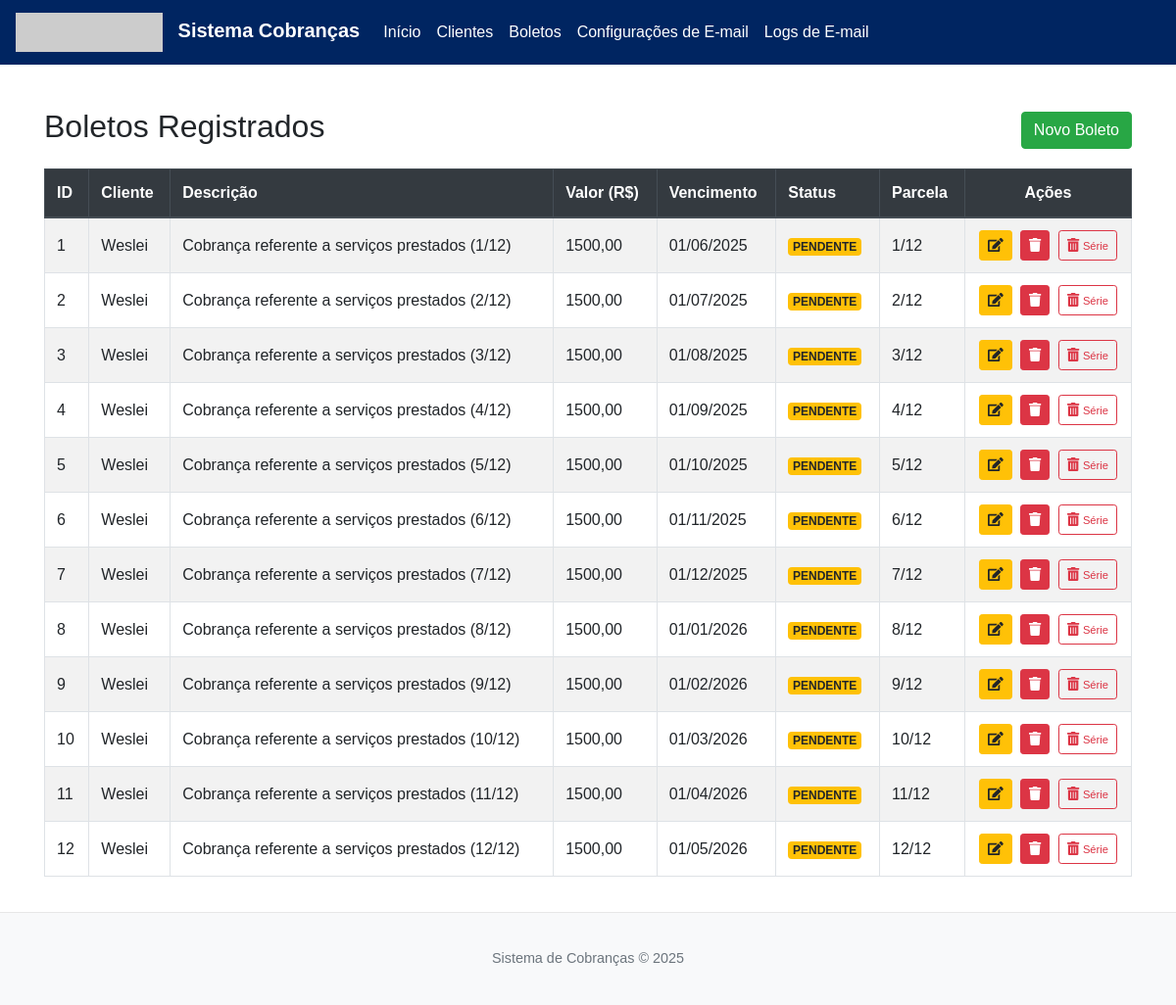
The app's page /boletos, older data.
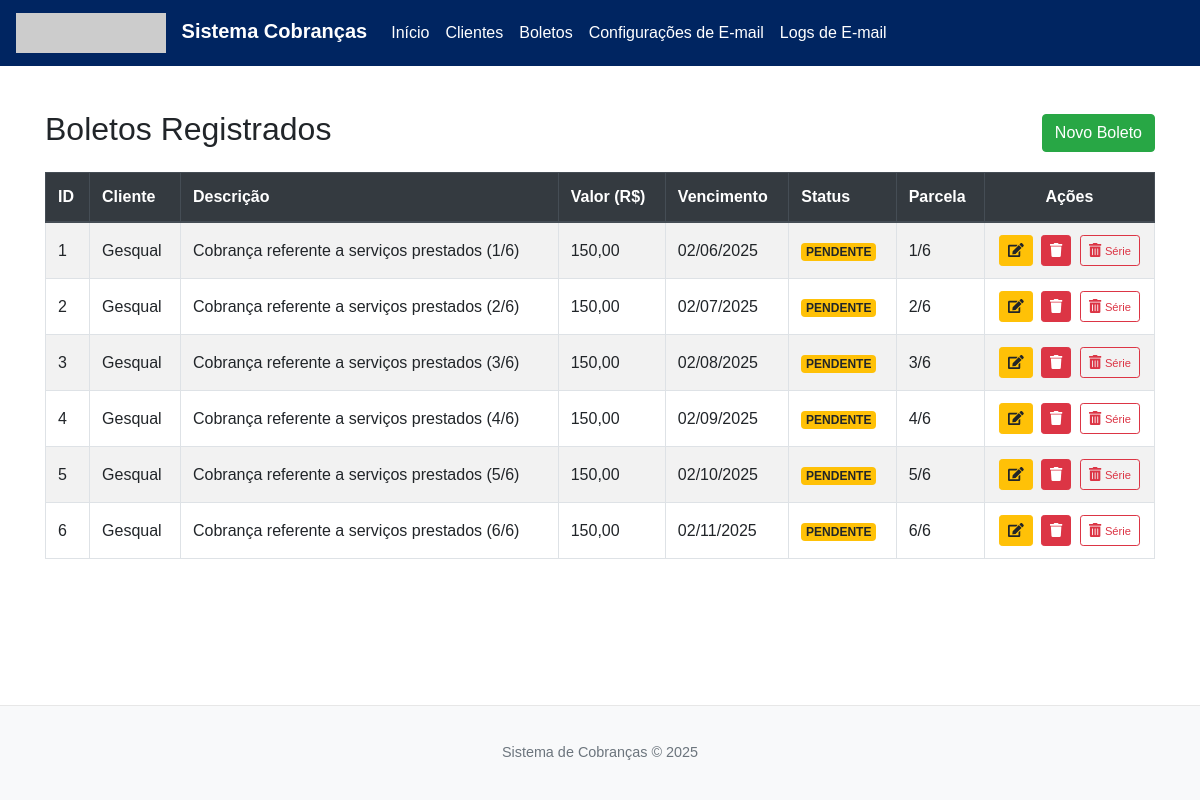
The same page, newer data.
### database.py (models this page shows, shortened)
class Boleto(db.Model):
    __tablename__ = 'boleto'
    id = db.Column(db.Integer, primary_key=True)
    public_id = db.Column(db.String(36), unique=True, nullable=False, default=generate_uuid)
    descricao_base = db.Column(db.String(180), nullable=False, default="Cobrança")
    descricao_completa = db.Column(db.String(200), nullable=True)
    valor = db.Column(db.Float, nullable=False)
    data_vencimento = db.Column(db.Date, nullable=False)
    periodicidade_replicacao = db.Column(db.String(20), nullable=False, default='mensal')
    numero_parcelas = db.Column(db.Integer, nullable=False, default=1)
    grupo_replicacao_id = db.Column(db.String(36), nullable=True)
    parcela_atual = db.Column(db.Integer, default=1, nullable=False)
    cliente_id = db.Column(db.Integer, db.ForeignKey('cliente.id', name='fk_boleto_cliente_id'), nullable=False)
    status = db.Column(db.String(20), nullable=False, default='pendente')
    data_pagamento = db.Column(db.Date, nullable=True)
    __table_args__ = (Index('ix_boleto_public_id', 'public_id'),)

class Cliente(db.Model):
    __tablename__ = 'cliente'
    id = db.Column(db.Integer, primary_key=True)
    public_id = db.Column(db.String(36), unique=True, nullable=False)
    nome = db.Column(db.String(150), nullable=False)
    email_principal = db.Column(db.String(120), unique=True, nullable=True)
    telefone_principal = db.Column(db.String(20), nullable=True)
    contatos = db.relationship('Contato', backref='cliente', lazy=True, cascade="all, delete-orphan")
    boletos = db.relationship('Boleto', backref='cliente', lazy=True, cascade="all, delete-orphan")
    __table_args__ = (Index('ix_cliente_public_id', 'public_id'),)

### app.py (the view)
@main_bp.route('/boletos')
def listar_boletos():
    todos_os_boletos = Boleto.query.join(Cliente).order_by(Boleto.status.asc(), Boleto.data_vencimento.asc(), Boleto.grupo_replicacao_id, Boleto.parcela_atual.asc()).all()
    todos_clientes_para_modal = Cliente.query.order_by(Cliente.nome).all()
    return render_template('boletos.html',
                           lista_completa_boletos=todos_os_boletos,
                           todos_clientes_para_modal=todos_clientes_para_modal)

### database.py (called while the page is built)
@event.listens_for(Engine, "connect")
def _set_sqlite_pragma(dbapi_connection, connection_record):
    if isinstance(dbapi_connection, SQLite3Connection):
        cursor = dbapi_connection.cursor()
        cursor.execute("PRAGMA foreign_keys=ON;")
        cursor.close()

### templates/boletos.html (shortened to what this page needs)
{% extends "base.html" %}
{% block head_extra %}
<link rel="stylesheet" href="https://cdnjs.cloudflare.com/ajax/libs/font-awesome/5.15.3/css/all.min.css">
<link rel="stylesheet" href="https://cdn.datatables.net/1.13.8/css/dataTables.bootstrap4.min.css">
{% endblock %}
{% block content %}
<div class="d-flex justify-content-between align-items-center mb-3">
    <h2>Boletos Registrados</h2>
    <a href="{{ url_for('main.novo_boleto') }}" class="btn btn-success">Novo Boleto</a>
</div>
{% if lista_completa_boletos %}
<div class="table-responsive">
    <table id="boletosTable" class="table table-hover table-striped table-bordered" style="width:100%">
        <thead class="thead-dark">
            <tr>
                <th>ID</th>
                <th>Cliente</th>
                <th>Descrição</th>
                <th>Valor (R$)</th>
                <th>Vencimento</th>
                <th>Status</th>
                <th>Parcela</th>
                <th class="actions-col no-sort">Ações</th>
            </tr>
        </thead>
        <tbody>
            {% for boleto in lista_completa_boletos %}
            <tr>
                <td>{{ boleto.id }}</td>
                <td>{{ boleto.cliente.nome }}</td>
                <td>{{ boleto.descricao_completa }}</td>
                <td>{{ "%.2f"|format(boleto.valor)|replace('.', ',') }}</td>
                <td>{{ boleto.data_vencimento.strftime('%d/%m/%Y') }}</td>
                <td>
                    {% if boleto.status == 'pago' %}<span class="badge badge-success">PAGO</span>
                    {% elif boleto.status == 'pendente' %}<span class="badge badge-warning">PENDENTE</span>
                    {% elif boleto.status == 'cancelado' %}<span class="badge badge-danger">CANCELADO</span>
                    {% else %}<span class="badge badge-secondary">{{ boleto.status|capitalize }}</span>{% endif %}
                </td>
                <td>{{ boleto.parcela_atual }}/{{ boleto.numero_parcelas }}</td>
                <td class="actions-col text-center">
                    <button class="btn btn-warning btn-sm btn-editar-boleto-modal-boletoshtml"
                            data-toggle="modal"
                            data-target="#modalEdicaoBoleto_BoletosHTML"
                            data-public-id="{{ boleto.public_id }}">
                        <i class="fas fa-edit"></i>
                    </button>
                    <button class="btn btn-danger btn-sm" data-toggle="modal" data-target="#confirmDeleteBoletoModal_{{ boleto.public_id }}" {% if boleto.status == 'pago' %}disabled{% endif %}>
                        <i class="fas fa-trash"></i>
                    </button>
                    {% if boleto.numero_parcelas > 1 and boleto.grupo_replicacao_id %}
                    <button class="btn btn-outline-danger btn-sm" data-toggle="modal" data-target="#confirmDeleteGrupoBoletoModal_{{ boleto.grupo_replicacao_id.replace('-', '') }}" {% if boleto.status == 'pago' %}disabled{% endif %}>
                        <i class="fas fa-trash-alt"></i> <small>Série</small>
                    </button>
                    {% endif %}
                </td>
            </tr>
            {% endfor %}
        </tbody>
    </table>
</div>
{% else %}
<p class="text-muted">Nenhum boleto registrado.</p>
{% endif %}
{% endblock %}

### templates/base.html (shortened to what this page needs)
<!DOCTYPE html>
<html lang="pt-BR">
<head>
    <link href="https://stackpath.bootstrapcdn.com/bootstrap/4.5.2/css/bootstrap.min.css" rel="stylesheet">
    <link rel="stylesheet" href="{{ url_for('static', filename='style.css') }}">
    {% block head_extra %}{% endblock %}
</head>
<body>
    <nav class="navbar navbar-expand-lg navbar-custom mb-4">
        <a class="navbar-brand" href="{{ url_for('main.index') }}">
            <img src="https://gesqual.com.br/wp-content/uploads/2025/02/Programa-de-indicacao-1.png" alt="Logo Sistema de Cobranças"
                 onerror="this.onerror=null; this.src='https://placehold.co/150x40/002561/FFFFFF?text=LogoIndisponivel';">
            Sistema Cobranças
        </a>
        <div class="collapse navbar-collapse" id="navbarNav">
            <ul class="navbar-nav mr-auto">
                <li class="nav-item"><a class="nav-link" href="{{ url_for('main.index') }}">Início</a></li>
                <li class="nav-item"><a class="nav-link" href="{{ url_for('main.listar_clientes') }}">Clientes</a></li>
                <li class="nav-item"><a class="nav-link" href="{{ url_for('main.listar_boletos') }}">Boletos</a></li>
                <li class="nav-item"><a class="nav-link" href="{{ url_for('main.configuracoes_email') }}">Configurações de E-mail</a></li>
                <li class="nav-item"><a class="nav-link" href="{{ url_for('main.listar_logs_email') }}">Logs de E-mail</a></li>
            </ul>
        </div>
    </nav>
    <div class="container">{% block content %}{% endblock %}</div>
    <footer class="footer mt-auto py-3 bg-light text-center">
        <div class="container"><span class="text-muted">Sistema de Cobranças &copy; <script>document.write(new Date().getFullYear())</script></span></div>
    </footer>
</body>
</html>

### static/style.css (style rules this page uses)
body { display: flex; flex-direction: column; min-height: 100vh; font-family: 'Arial', sans-serif; }
.container { flex: 1; padding-top: 20px; padding-bottom: 20px; }
.footer { background-color: #f8f9fa; padding: 1rem 0; text-align: center; font-size: 0.9em; border-top: 1px solid #e7e7e7; }
.navbar-brand { font-weight: bold; }
.table th, .table td { vertical-align: middle; }
.actions-col { width: 150px; text-align: center; }
.btn-sm { margin-right: 5px; }

### templates/base.html (style rules this page uses)
.navbar-custom { background-color: #002561 !important; }
.navbar-custom .navbar-brand img { height: 40px; margin-right: 10px; }
.navbar-custom .navbar-brand, .navbar-custom .nav-link { color: #ffffff !important; }

### templates/boletos.html (style rules this page uses)
#boletosTable .actions-col { white-space: nowrap; }
#boletosTable .actions-col .btn { margin: 0 2px; }

Row changes from the older to the newer data that the page shows:
removed Boleto: id "7", cliente.nome "Weslei", descricao_completa "Cobrança referente a serviços prestados (7/12)", valor "1500,00", data_vencimento "01/12/2025", status "PENDENTE", parcela_atual "7", numero_parcelas "12"
removed Boleto: id "8", cliente.nome "Weslei", descricao_completa "Cobrança referente a serviços prestados (8/12)", valor "1500,00", data_vencimento "01/01/2026", status "PENDENTE", parcela_atual "8", numero_parcelas "12"
removed Boleto: id "9", cliente.nome "Weslei", descricao_completa "Cobrança referente a serviços prestados (9/12)", valor "1500,00", data_vencimento "01/02/2026", status "PENDENTE", parcela_atual "9", numero_parcelas "12"
removed Boleto: id "10", cliente.nome "Weslei", descricao_completa "Cobrança referente a serviços prestados (10/12)", valor "1500,00", data_vencimento "01/03/2026", status "PENDENTE", parcela_atual "10", numero_parcelas "12"
removed Boleto: id "11", cliente.nome "Weslei", descricao_completa "Cobrança referente a serviços prestados (11/12)", valor "1500,00", data_vencimento "01/04/2026", status "PENDENTE", parcela_atual "11", numero_parcelas "12"
removed Boleto: id "12", cliente.nome "Weslei", descricao_completa "Cobrança referente a serviços prestados (12/12)", valor "1500,00", data_vencimento "01/05/2026", status "PENDENTE", parcela_atual "12", numero_parcelas "12"
changed Boleto id 1: cliente.nome "Weslei" → "Gesqual"; descricao_completa "Cobrança referente a serviços prestados (1/12)" → "Cobrança referente a serviços prestados (1/6)"; valor "1500,00" → "150,00"; data_vencimento "01/06/2025" → "02/06/2025"; numero_parcelas "12" → "6"
changed Boleto id 2: cliente.nome "Weslei" → "Gesqual"; descricao_completa "Cobrança referente a serviços prestados (2/12)" → "Cobrança referente a serviços prestados (2/6)"; valor "1500,00" → "150,00"; data_vencimento "01/07/2025" → "02/07/2025"; numero_parcelas "12" → "6"
changed Boleto id 3: cliente.nome "Weslei" → "Gesqual"; descricao_completa "Cobrança referente a serviços prestados (3/12)" → "Cobrança referente a serviços prestados (3/6)"; valor "1500,00" → "150,00"; data_vencimento "01/08/2025" → "02/08/2025"; numero_parcelas "12" → "6"
changed Boleto id 4: cliente.nome "Weslei" → "Gesqual"; descricao_completa "Cobrança referente a serviços prestados (4/12)" → "Cobrança referente a serviços prestados (4/6)"; valor "1500,00" → "150,00"; data_vencimento "01/09/2025" → "02/09/2025"; numero_parcelas "12" → "6"
changed Boleto id 5: cliente.nome "Weslei" → "Gesqual"; descricao_completa "Cobrança referente a serviços prestados (5/12)" → "Cobrança referente a serviços prestados (5/6)"; valor "1500,00" → "150,00"; data_vencimento "01/10/2025" → "02/10/2025"; numero_parcelas "12" → "6"
changed Boleto id 6: cliente.nome "Weslei" → "Gesqual"; descricao_completa "Cobrança referente a serviços prestados (6/12)" → "Cobrança referente a serviços prestados (6/6)"; valor "1500,00" → "150,00"; data_vencimento "01/11/2025" → "02/11/2025"; numero_parcelas "12" → "6"
